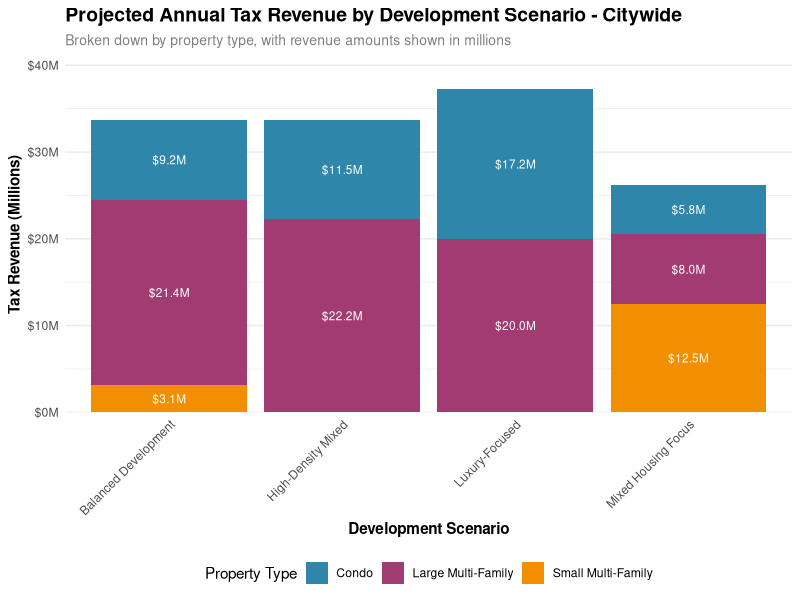
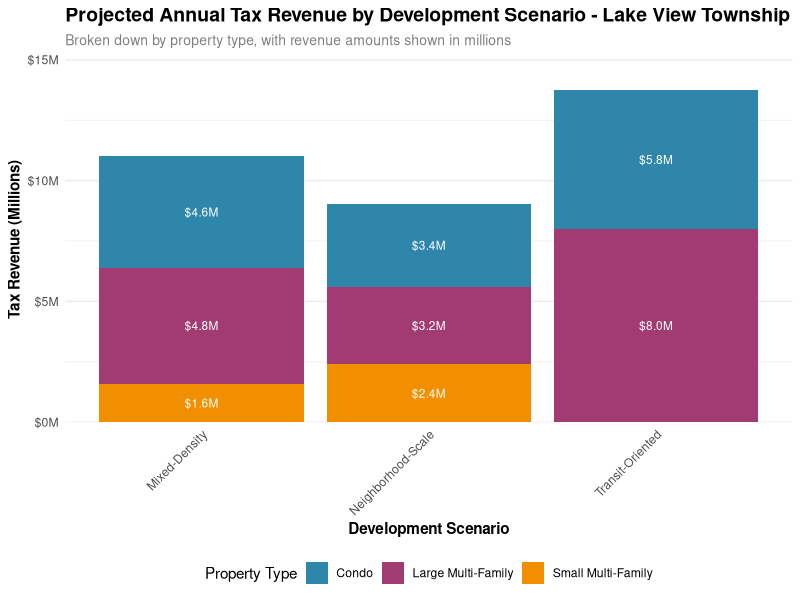

Write R code to recreate these figures, in order.
## ---- chunk 1
knitr::opts_chunk$set(echo = TRUE, warning = FALSE, message = FALSE)

# Load required packages
if (!require("tidyverse")) install.packages("tidyverse")
if (!require("knitr")) install.packages("knitr")
if (!require("scales")) install.packages("scales")
if (!require("ggplot2")) install.packages("ggplot2")
if (!require("kableExtra")) install.packages("kableExtra")

library(tidyverse)
library(knitr)
library(scales)
library(ggplot2)
library(kableExtra)

# Helper functions for formatting
format_currency <- function(x) {
  scales::dollar(x, accuracy = 1)
}

format_number <- function(x) {
  scales::comma(x, accuracy = 1)
}

format_percent <- function(x) {
  scales::percent(x/100, accuracy = 0.1)
}

# Modern color palette
modern_palette <- c("#2E86AB", "#A23B72", "#F18F01")

# Simple table styling
style_table <- function(kable_output) {
  styled <- kable_styling(kable_output,
    bootstrap_options = c("striped", "hover", "condensed", "bordered"),
    full_width = FALSE,
    position = "left",
    font_size = 12
  ) %>%
    row_spec(0, bold = TRUE, color = "white", background = "#2E86AB")
  
  # Get the data from the kable object
  if (!is.null(attr(kable_output, "data"))) {
    data <- attr(kable_output, "data")
    
    # Find rows with SUBTOTAL
    subtotal_rows <- which(apply(data, 1, function(x) any(grepl("SUBTOTAL", x))))
    if (length(subtotal_rows) > 0) {
      styled <- styled %>% 
        row_spec(subtotal_rows, bold = TRUE, background = "#f0f0f0")
    }
    
    # Find rows with GRAND TOTAL
    total_rows <- which(apply(data, 1, function(x) any(grepl("GRAND TOTAL", x))))
    if (length(total_rows) > 0) {
      styled <- styled %>%
        row_spec(total_rows, bold = TRUE, color = "white", background = "#333333")
    }
  }
  
  return(styled)
}

# Helper function to simplify property types
simplify_property_type <- function(type) {
  case_when(
    type == "Condo" ~ "Condo",
    type == "Large Multi-Family (7+ units)" ~ "Large Multi-Family",
    type == "Small Multi-Family (2-6 units)" ~ "Small Multi-Family",
    TRUE ~ type
  )
}
## ---- chunk 2
# Load the data
summary_data <- read.csv("property_tax_summary.csv")
township_data <- read.csv("property_tax_by_township.csv")
new_construction_rates <- read.csv("new_construction_tax_rates.csv")

# Filter for most recent year and multi-unit properties
current_summary <- summary_data %>%
  filter(year == 2022,
         property_type %in% c("Condo", "Large Multi-Family (7+ units)", "Small Multi-Family (2-6 units)")) %>%
  select(property_type, avg_tax_per_unit, avg_value_per_unit, effective_tax_rate) %>%
  mutate(
    effective_tax_rate = ifelse(is.na(effective_tax_rate), 
                               avg_tax_per_unit / avg_value_per_unit * 100,
                               effective_tax_rate),
    property_type = simplify_property_type(property_type)
  )

# Create summary table with enhanced styling
kable(current_summary %>%
  mutate(
    avg_tax_per_unit = format_currency(avg_tax_per_unit),
    avg_value_per_unit = format_currency(avg_value_per_unit),
    effective_tax_rate = format_percent(effective_tax_rate)
  ),
  col.names = c("Property Type", "Avg Tax/Unit", "Avg Value/Unit", "Effective Tax Rate"),
  caption = "2022 Property Tax Summary by Housing Type (Existing Multi-Unit Stock)",
  align = c("l", "r", "r", "r")
) %>% style_table()
## ---- chunk 3
# Define citywide scenarios
citywide_scenarios <- tribble(
  ~scenario_name, ~property_type, ~bedroom_type, ~units, ~value_per_unit,
  # Mixed Housing Focus
  "Mixed Housing Focus", "Condo", "beds_2", 500, 575000,
  "Mixed Housing Focus", "Small Multi-Family (2-6 units)", "mixed_1_to_3", 2000, 312500,
  "Mixed Housing Focus", "Large Multi-Family (7+ units)", "mixed_studio_to_3", 1000, 400000,
  
  # High-Density Mixed
  "High-Density Mixed", "Condo", "beds_2", 1000, 575000,
  "High-Density Mixed", "Large Multi-Family (7+ units)", "mixed_studio_to_3", 2000, 400000,
  "High-Density Mixed", "Large Multi-Family (7+ units)", "mixed_studio_to_3", 1000, 312500,
  
  # Luxury-Focused
  "Luxury-Focused", "Condo", "beds_2", 1500, 575000,
  "Luxury-Focused", "Large Multi-Family (7+ units)", "mixed_studio_to_3", 2500, 400000,
  
  # Balanced Development
  "Balanced Development", "Condo", "beds_2", 800, 575000,
  "Balanced Development", "Large Multi-Family (7+ units)", "mixed_studio_to_3", 1500, 400000,
  "Balanced Development", "Large Multi-Family (7+ units)", "mixed_studio_to_3", 1500, 312500,
  "Balanced Development", "Small Multi-Family (2-6 units)", "mixed_1_to_3", 500, 312500
)

# Calculate effective tax rate (using 2% as example)
effective_tax_rate <- 0.02

# Calculate revenue
citywide_results <- citywide_scenarios %>%
  mutate(
    total_value = units * value_per_unit,
    tax_revenue = total_value * effective_tax_rate,
    property_type = simplify_property_type(property_type)
  )

# Create visualization
citywide_plot <- citywide_results %>%
  group_by(scenario_name, property_type) %>%
  summarize(tax_revenue = sum(tax_revenue), .groups = 'drop') %>%
  ggplot(aes(x = scenario_name, 
             y = tax_revenue/1e6, 
             fill = property_type)) +
  geom_bar(stat = "identity", position = "stack") +
  geom_text(aes(label = scales::dollar(tax_revenue/1e6, accuracy = 0.1, suffix = "M")),
            position = position_stack(vjust = 0.5),
            color = "white",
            size = 3) +
  scale_y_continuous(labels = scales::dollar_format(suffix = "M"),
                    expand = expansion(mult = c(0, 0.1))) +
  scale_fill_manual(values = modern_palette) +
  labs(
    title = "Projected Annual Tax Revenue by Development Scenario - Citywide",
    subtitle = "Broken down by property type, with revenue amounts shown in millions",
    x = "Development Scenario",
    y = "Tax Revenue (Millions)",
    fill = "Property Type"
  ) +
  theme_minimal() +
  theme(
    plot.title = element_text(face = "bold", size = 14),
    plot.subtitle = element_text(size = 10, color = "gray50"),
    axis.title = element_text(face = "bold"),
    axis.text.x = element_text(angle = 45, hjust = 1),
    legend.position = "bottom",
    legend.box = "horizontal",
    panel.grid.major.x = element_blank()
  )

citywide_plot
## ---- chunk 4
citywide_results %>%
  filter(scenario_name == "Mixed Housing Focus") %>%
  mutate(
    total_value = units * value_per_unit,
    tax_revenue = total_value * effective_tax_rate,
    revenue_per_unit = tax_revenue / units
  ) %>%
  select(property_type, units, value_per_unit, total_value, tax_revenue, revenue_per_unit) %>%
  mutate(across(where(is.numeric), ~ format_currency(.))) %>%
  kable(col.names = c("Property Type", "Units", "Value per Unit", "Total Value", "Annual Tax Revenue", "Revenue per Unit"),
        caption = "Mixed Housing Focus - 3,500 Total Units") %>%
  style_table()
## ---- chunk 5
citywide_results %>%
  filter(scenario_name == "High-Density Mixed") %>%
  mutate(
    total_value = units * value_per_unit,
    tax_revenue = total_value * effective_tax_rate,
    revenue_per_unit = tax_revenue / units
  ) %>%
  select(property_type, units, value_per_unit, total_value, tax_revenue, revenue_per_unit) %>%
  mutate(across(where(is.numeric), ~ format_currency(.))) %>%
  kable(col.names = c("Property Type", "Units", "Value per Unit", "Total Value", "Annual Tax Revenue", "Revenue per Unit"),
        caption = "High-Density Mixed - 4,000 Total Units") %>%
  style_table()
## ---- chunk 6
citywide_results %>%
  filter(scenario_name == "Luxury-Focused") %>%
  mutate(
    total_value = units * value_per_unit,
    tax_revenue = total_value * effective_tax_rate,
    revenue_per_unit = tax_revenue / units
  ) %>%
  select(property_type, units, value_per_unit, total_value, tax_revenue, revenue_per_unit) %>%
  mutate(across(where(is.numeric), ~ format_currency(.))) %>%
  kable(col.names = c("Property Type", "Units", "Value per Unit", "Total Value", "Annual Tax Revenue", "Revenue per Unit"),
        caption = "Luxury-Focused - 4,000 Total Units") %>%
  style_table()
## ---- chunk 7
citywide_results %>%
  filter(scenario_name == "Balanced Development") %>%
  mutate(
    total_value = units * value_per_unit,
    tax_revenue = total_value * effective_tax_rate,
    revenue_per_unit = tax_revenue / units
  ) %>%
  select(property_type, units, value_per_unit, total_value, tax_revenue, revenue_per_unit) %>%
  mutate(across(where(is.numeric), ~ format_currency(.))) %>%
  kable(col.names = c("Property Type", "Units", "Value per Unit", "Total Value", "Annual Tax Revenue", "Revenue per Unit"),
        caption = "Balanced Development - 4,300 Total Units") %>%
  style_table()
## ---- chunk 8
# Define Lake View specific scenarios
lakeview_scenarios <- tribble(
  ~scenario_name, ~property_type, ~bedroom_type, ~units, ~value_per_unit,
  # Transit-Oriented
  "Transit-Oriented", "Condo", "beds_2", 500, 575000,
  "Transit-Oriented", "Large Multi-Family (7+ units)", "mixed_studio_to_3", 1000, 400000,
  
  # Mixed-Density
  "Mixed-Density", "Condo", "beds_2", 400, 575000,
  "Mixed-Density", "Large Multi-Family (7+ units)", "mixed_studio_to_3", 600, 400000,
  "Mixed-Density", "Small Multi-Family (2-6 units)", "mixed_1_to_3", 200, 400000,
  
  # Neighborhood-Scale
  "Neighborhood-Scale", "Condo", "beds_2", 300, 575000,
  "Neighborhood-Scale", "Large Multi-Family (7+ units)", "mixed_studio_to_3", 400, 400000,
  "Neighborhood-Scale", "Small Multi-Family (2-6 units)", "mixed_1_to_3", 300, 400000
)

# Calculate revenue for Lake View
lakeview_results <- lakeview_scenarios %>%
  mutate(
    total_value = units * value_per_unit,
    tax_revenue = total_value * effective_tax_rate,
    property_type = simplify_property_type(property_type)
  )

# Create Lake View visualization
lakeview_plot <- lakeview_results %>%
  group_by(scenario_name, property_type) %>%
  summarize(tax_revenue = sum(tax_revenue), .groups = 'drop') %>%
  ggplot(aes(x = scenario_name, 
             y = tax_revenue/1e6, 
             fill = property_type)) +
  geom_bar(stat = "identity", position = "stack") +
  geom_text(aes(label = scales::dollar(tax_revenue/1e6, accuracy = 0.1, suffix = "M")),
            position = position_stack(vjust = 0.5),
            color = "white",
            size = 3) +
  scale_y_continuous(labels = scales::dollar_format(suffix = "M"),
                    expand = expansion(mult = c(0, 0.1))) +
  scale_fill_manual(values = modern_palette) +
  labs(
    title = "Projected Annual Tax Revenue by Development Scenario - Lake View Township",
    subtitle = "Broken down by property type, with revenue amounts shown in millions",
    x = "Development Scenario",
    y = "Tax Revenue (Millions)",
    fill = "Property Type"
  ) +
  theme_minimal() +
  theme(
    plot.title = element_text(face = "bold", size = 14),
    plot.subtitle = element_text(size = 10, color = "gray50"),
    axis.title = element_text(face = "bold"),
    axis.text.x = element_text(angle = 45, hjust = 1),
    legend.position = "bottom",
    legend.box = "horizontal",
    panel.grid.major.x = element_blank()
  )

lakeview_plot
## ---- chunk 9
lakeview_results %>%
  filter(scenario_name == "Transit-Oriented") %>%
  mutate(
    total_value = units * value_per_unit,
    tax_revenue = total_value * effective_tax_rate,
    revenue_per_unit = tax_revenue / units
  ) %>%
  select(property_type, units, value_per_unit, total_value, tax_revenue, revenue_per_unit) %>%
  mutate(across(where(is.numeric), ~ format_currency(.))) %>%
  kable(col.names = c("Property Type", "Units", "Value per Unit", "Total Value", "Annual Tax Revenue", "Revenue per Unit"),
        caption = "Transit-Oriented Development - 1,500 Total Units") %>%
  style_table()
## ---- chunk 10
lakeview_results %>%
  filter(scenario_name == "Mixed-Density") %>%
  mutate(
    total_value = units * value_per_unit,
    tax_revenue = total_value * effective_tax_rate,
    revenue_per_unit = tax_revenue / units
  ) %>%
  select(property_type, units, value_per_unit, total_value, tax_revenue, revenue_per_unit) %>%
  mutate(across(where(is.numeric), ~ format_currency(.))) %>%
  kable(col.names = c("Property Type", "Units", "Value per Unit", "Total Value", "Annual Tax Revenue", "Revenue per Unit"),
        caption = "Mixed-Density Development - 1,200 Total Units") %>%
  style_table()
## ---- chunk 11
lakeview_results %>%
  filter(scenario_name == "Neighborhood-Scale") %>%
  mutate(
    total_value = units * value_per_unit,
    tax_revenue = total_value * effective_tax_rate,
    revenue_per_unit = tax_revenue / units
  ) %>%
  select(property_type, units, value_per_unit, total_value, tax_revenue, revenue_per_unit) %>%
  mutate(across(where(is.numeric), ~ format_currency(.))) %>%
  kable(col.names = c("Property Type", "Units", "Value per Unit", "Total Value", "Annual Tax Revenue", "Revenue per Unit"),
        caption = "Neighborhood-Scale Development - 1,000 Total Units") %>%
  style_table()
